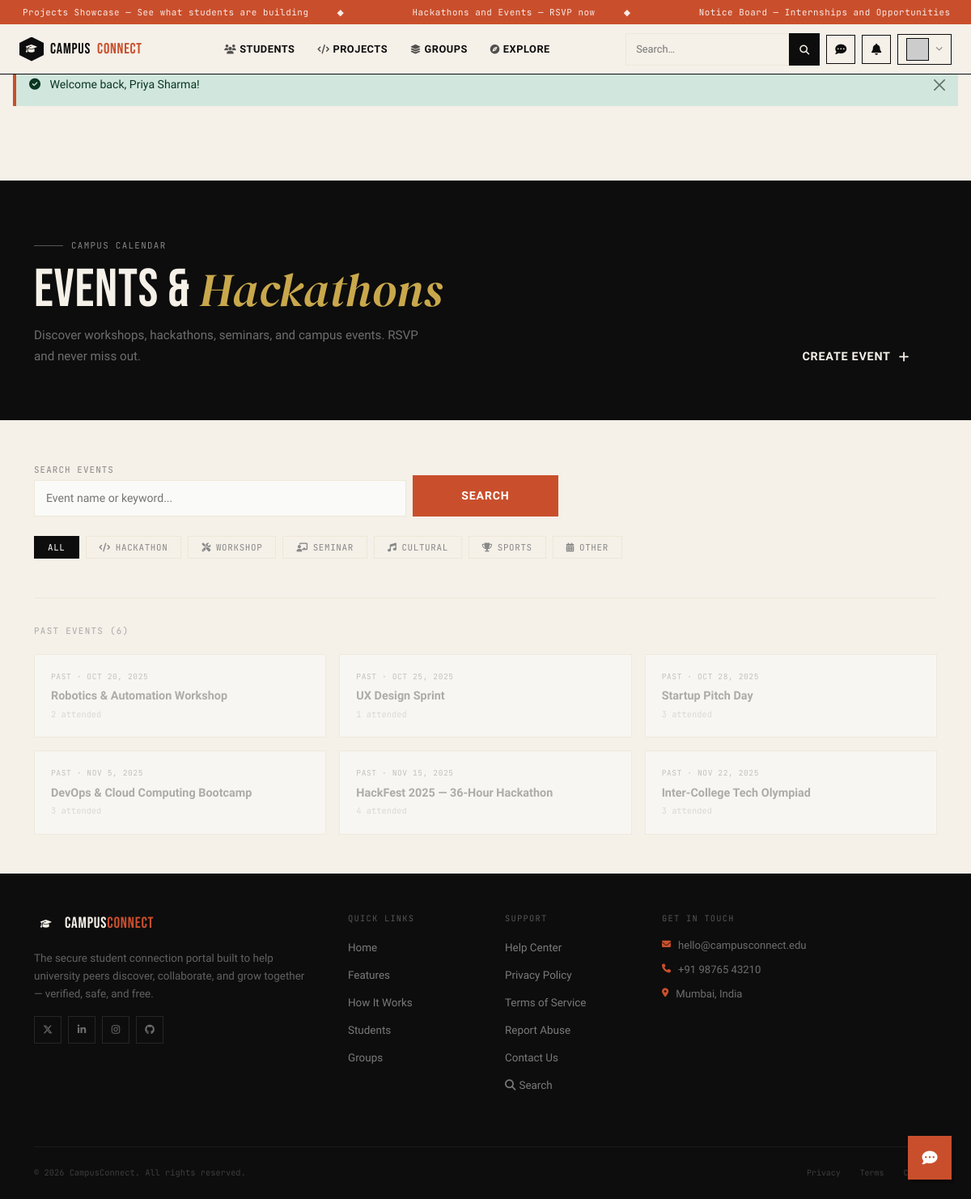
The app's page /pages/events.php (signed in) with its own data.
### tables this page shows
CREATE TABLE IF NOT EXISTS events (
    id            INT AUTO_INCREMENT PRIMARY KEY,
    user_id       INT NOT NULL,                     
    title         VARCHAR(200) NOT NULL,
    description   TEXT,
    category      ENUM('hackathon','seminar','workshop','cultural','sports','other') DEFAULT 'other',
    venue         VARCHAR(200),
    event_date    DATETIME NOT NULL,
    registration_deadline DATETIME,
    max_attendees INT UNSIGNED DEFAULT 0,           
    banner_seed   VARCHAR(60) DEFAULT 'event1',
    is_online     TINYINT(1) DEFAULT 0,
    registration_link VARCHAR(300),
    created_at    TIMESTAMP DEFAULT CURRENT_TIMESTAMP,
    FOREIGN KEY (user_id) REFERENCES users(id) ON DELETE CASCADE
);

### includes/config.php (called while the page is built, shortened)
<?php
function isLoggedIn(): bool {
    return isset($_SESSION['user_id']);
}
function e(string $s): string {
    return htmlspecialchars($s, ENT_QUOTES, 'UTF-8');
}

### pages/events.php (the view, shortened to what this page needs)
<?php
require_once __DIR__ . '/../includes/config.php';
$db = getDB();
$cat    = $_GET['cat'] ?? 'all';
$search = trim($_GET['q'] ?? '');
$where  = ['1=1'];
$params = [];
$whereSQL = implode(' AND ',$where);
$stEvents = $db->prepare(
    "SELECT e.*, u.name AS organiser_name,
            (SELECT COUNT(*) FROM event_rsvps r WHERE r.event_id=e.id AND r.status='going') AS going_count,
            (SELECT COUNT(*) FROM event_rsvps r WHERE r.event_id=e.id AND r.status='interested') AS interested_count
     FROM events e JOIN users u ON u.id=e.user_id
     WHERE $whereSQL ORDER BY e.event_date ASC"
);
$stEvents->execute($params);
$events = $stEvents->fetchAll();
$catLabels = ['all'=>'All','hackathon'=>'Hackathon','workshop'=>'Workshop','seminar'=>'Seminar','cultural'=>'Cultural','sports'=>'Sports','other'=>'Other'];
$catColors = ['hackathon'=>'var(--rust)','workshop'=>'var(--moss)','seminar'=>'var(--sky)','cultural'=>'#7c3aed','sports'=>'var(--gold)','other'=>'#888'];
$catIcons  = ['hackathon'=>'fa-code','workshop'=>'fa-screwdriver-wrench','seminar'=>'fa-chalkboard-teacher',
              'cultural'=>'fa-music','sports'=>'fa-trophy','other'=>'fa-calendar-days'];
$now = date('Y-m-d H:i:s');
$past     = array_filter($events, fn($e) => $e['event_date'] < $now);
include __DIR__ . '/../includes/header.php';
?>
<div style="margin-top:92px;background:var(--paper);min-height:100vh;">
  <div style="background:var(--ink);padding:64px 0 50px;">
    <div class="container">
      <div class="row align-items-end g-4">
        <div class="col-lg-7">
          <div class="cc-section-label white-lbl reveal">Campus Calendar</div>
          <h1 class="cc-heading on-dark reveal d1">Events &amp; <em>Hackathons</em></h1>
          <p class="reveal d2" style="color:rgba(255,255,255,.4);max-width:480px;margin-top:12px;font-size:.95rem;line-height:1.65;">
            Discover workshops, hackathons, seminars, and campus events. RSVP and never miss out.
          </p>
        </div>
        <?php if (isLoggedIn()): ?>
        <div class="col-lg-5 text-lg-end reveal d2">
          <button data-bs-toggle="modal" data-bs-target="#createEventModal" class="cc-btn-lg-dark">
            <span>Create Event</span><i class="fas fa-plus"></i>
          </button>
        </div>
        <?php endif; ?>
      </div>
    </div>
  </div>
  <div class="container py-5">
    <form method="GET" class="mb-4 reveal">
      <div class="row g-2 align-items-end">
        <div class="col-md-5">
          <label class="cc-form-label">Search Events</label>
          <input type="text" name="q" value="<?= e($search) ?>" class="cc-form-input" placeholder="Event name or keyword...">
        </div>
        <div class="col-md-2"><button type="submit" class="cc-form-submit w-100">Search</button></div>
      </div>
    </form>
    <div class="d-flex flex-wrap gap-2 mb-5 reveal">
      <?php foreach ($catLabels as $k=>$v): ?>
      <a href="?cat=<?= $k ?>&q=<?= urlencode($search) ?>"
         style="padding:5px 16px;border:1.5px solid <?= ($cat===$k && $k!=='all') ? $catColors[$k] : ($cat===$k?'var(--ink)':'var(--cream)') ?>;
                background:<?= $cat===$k?($k==='all'?'var(--ink)':$catColors[$k]):'transparent' ?>;
                color:<?= $cat===$k?'#fff':'#888' ?>;
                font-family:var(--font-mono);font-size:.68rem;text-transform:uppercase;letter-spacing:.06em;
                display:inline-flex;align-items:center;gap:6px;transition:all .2s;">
        <?php if ($k!=='all'): ?><i class="fas <?= $catIcons[$k] ?>"></i><?php endif; ?><?= $v ?>
      </a>
      <?php endforeach; ?>
    </div>
    <?php if ($past): ?>
    <div style="font-family:var(--font-mono);font-size:.68rem;letter-spacing:.12em;text-transform:uppercase;color:#aaa;margin-bottom:20px;border-top:1px solid var(--cream);padding-top:32px;">
      Past Events (<?= count($past) ?>)
    </div>
    <div class="row g-3">
      <?php foreach (array_values($past) as $ev): ?>
      <div class="col-lg-4 col-md-6">
        <div style="border:1.5px solid var(--cream);background:var(--white);padding:20px;opacity:.65;">
          <div style="font-family:var(--font-mono);font-size:.6rem;color:#aaa;text-transform:uppercase;letter-spacing:.06em;margin-bottom:6px;">
            Past · <?= date('M j, Y', strtotime($ev['event_date'])) ?>
          </div>
          <div style="font-weight:700;font-size:.9rem;color:#888;"><?= e($ev['title']) ?></div>
          <div style="font-family:var(--font-mono);font-size:.65rem;color:#ccc;margin-top:4px;">
            <?= (int)$ev['going_count'] ?> attended
          </div>
        </div>
      </div>
      <?php endforeach; ?>
    </div>
    <?php endif; ?>
  </div>
</div>
<?php include __DIR__ . '/../includes/footer.php'; ?>

### assets/css/style.css (style rules this page uses)
:root { --ink: #0d0d0d; --paper: #f5f0e8; --cream: #ede8d8; --rust: #c94f2c; --rust-light: #e8694a; --moss: #2d4a3e; --gold: #c9a84c; --sky: #1a3a5c; --white: #fafaf8; --font-display:'Bebas Neue', sans-serif; --font-serif: 'DM Serif Display', serif; --font-body: 'Bricolage Grotesque', sans-serif; --font-mono: 'JetBrains Mono', monospace; --ease-out: cubic-bezier(0.16, 1, 0.3, 1); --ease-bounce: cubic-bezier(0.34, 1.56, 0.64, 1); }
*, *::before, *::after { box-sizing: border-box; }
html { scroll-behavior: smooth; }
body { font-family: var(--font-body); background: var(--paper); color: var(--ink); overflow-x: hidden; }
a { text-decoration: none; }
.cc-section-label { display: inline-flex; align-items: center; gap: 10px; font-family: var(--font-mono); font-size: .68rem; letter-spacing: .12em; text-transform: uppercase; color: var(--rust); margin-bottom: 16px; }
.cc-section-label::before { content: ''; width: 36px; height: 1px; background: var(--rust); }
.cc-section-label.white-lbl { color: rgba(255,255,255,.5); }
.cc-section-label.white-lbl::before { background: rgba(255,255,255,.3); }
.cc-heading { font-family: var(--font-display); font-size: clamp(44px, 5.5vw, 72px); line-height: .95; letter-spacing: .01em; color: var(--ink); }
.cc-heading em { font-family: var(--font-serif); font-style: italic; color: var(--rust); font-size: .88em; }
.cc-heading.on-dark { color: var(--paper); }
.cc-heading.on-dark em { color: var(--gold); }
.cc-btn-lg-dark { display: inline-flex; align-items: center; gap: 10px; padding: 15px 32px; background: var(--ink); border: 2px solid var(--ink); color: var(--paper); font-family: var(--font-body); font-size: .9rem; font-weight: 700; text-transform: uppercase; letter-spacing: .05em; cursor: pointer; position: relative; overflow: hidden; transition: color .25s, border-color .25s; }
.cc-btn-lg-dark::before { content: ''; position: absolute; inset: 0; background: var(--rust); transform: translateX(-101%); transition: transform .35s var(--ease-out); z-index: 0; }
.cc-btn-lg-dark span, .cc-btn-lg-dark i { position: relative; z-index: 1; }
.reveal { opacity: 0; transform: translateY(28px); transition: opacity .8s var(--ease-out), transform .8s var(--ease-out); }
.reveal.visible { opacity: 1; transform: none; }
.d1 { transition-delay: .1s; }
.d2 { transition-delay: .2s; }
.cc-form-label { font-family: var(--font-mono); font-size: .68rem; letter-spacing: .1em; text-transform: uppercase; color: #888; margin-bottom: 5px; }
.cc-form-input { width: 100%; padding: 11px 14px; background: var(--white); border: 1.5px solid var(--cream); font-family: var(--font-body); font-size: .88rem; color: var(--ink); outline: none; transition: border-color .2s; border-radius: 0; }
.cc-form-submit { width: 100%; padding: 13px; background: var(--rust); border: 2px solid var(--rust); color: #fff; font-family: var(--font-body); font-size: .88rem; font-weight: 700; text-transform: uppercase; letter-spacing: .06em; cursor: pointer; transition: all .2s; }

### records on screen
events: event_date "OCT 20, 2025", title "Robotics & Automation Workshop", going_count "2"
events: event_date "OCT 25, 2025", title "UX Design Sprint", going_count "1"
events: event_date "OCT 28, 2025", title "Startup Pitch Day", going_count "3"
events: event_date "NOV 5, 2025", title "DevOps & Cloud Computing Bootcamp", going_count "3"
events: event_date "NOV 15, 2025", title "HackFest 2025 — 36-Hour Hackathon", going_count "4"
events: event_date "NOV 22, 2025", title "Inter-College Tech Olympiad", going_count "3"

### other values on screen
$t "Projects Showcase — See what students are building"
$t "Hackathons and Events — RSVP now"
$t "Notice Board — Internships and Opportunities"
$flash['msg'] "Welcome back, Priya Sharma!"
$v "ALL"
$v "HACKATHON"
$v "WORKSHOP"
$v "SEMINAR"
$v "CULTURAL"
$v "SPORTS"
$v "OTHER"
count($past) "6"
